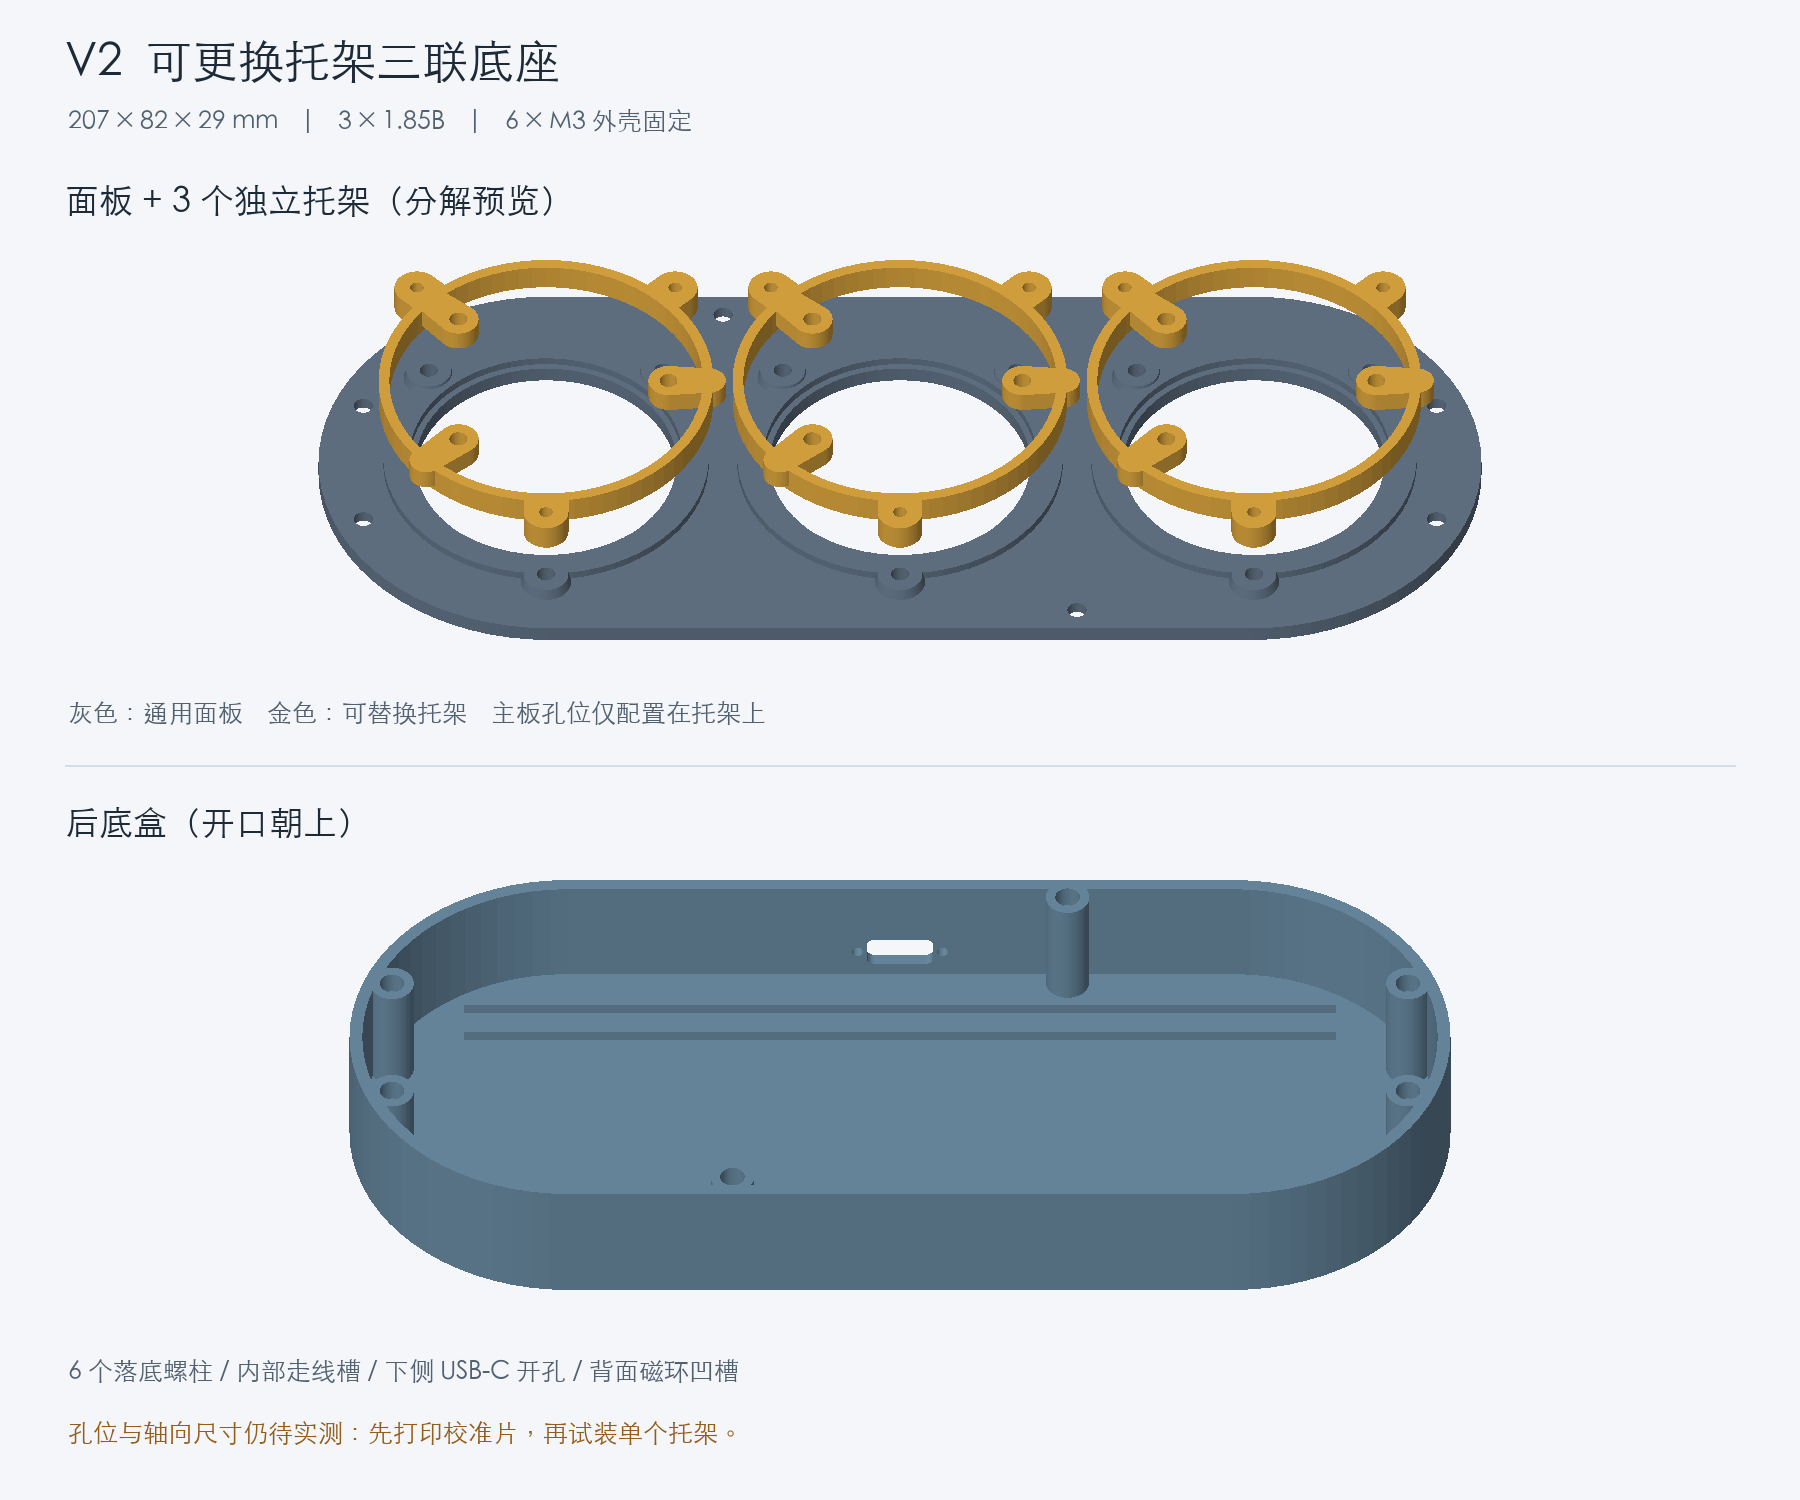

Python code for this plot:
"""Render the exported STL geometry. Requires numpy and Pillow."""
import argparse
from pathlib import Path
import re

import numpy as np
from PIL import Image, ImageDraw, ImageFont


ROOT = Path(__file__).resolve().parent
parser = argparse.ArgumentParser(description=__doc__)
parser.add_argument("--font", default="/System/Library/Fonts/STHeiti Light.ttc")
args = parser.parse_args()
params = (ROOT / "params.scad").read_text()


def value(name):
    return float(re.search(rf"^{name}\s*=\s*([\d.]+)", params, re.M)[1])


def mesh(name):
    data = (ROOT / "stl" / f"{name}.stl").read_text()
    vertices = re.findall(r"vertex\s+([-+\d.eE]+)\s+([-+\d.eE]+)\s+([-+\d.eE]+)", data)
    return np.array(vertices, dtype=float).reshape(-1, 3, 3)


image = Image.new("RGB", (1800, 1500), "#f4f6fa")
draw = ImageDraw.Draw(image)
font = ImageFont.truetype(args.font, 34)
small = ImageFont.truetype(args.font, 25)
title = ImageFont.truetype(args.font, 46)


def render(items, box):
    # Orthographic view from the rear and lower side of the assembly.
    up = np.array([0, 0.72, 0.694])
    eye = np.array([0, -0.694, 0.72])
    light = np.array([-0.3, -0.5, 0.81])
    projected_all = [np.stack([t[:, :, 0], t @ up], axis=-1) for t, _ in items]
    points = np.concatenate(projected_all).reshape(-1, 2)
    lo, hi = points.min(axis=0), points.max(axis=0)
    width, height = box[2]-box[0], box[3]-box[1]
    scale = min((width-40)/(hi[0]-lo[0]), (height-20)/(hi[1]-lo[1]))
    origin = (lo+hi)/2
    pixels = np.full((height, width, 3), [244, 246, 250], dtype=np.uint8)
    zbuffer = np.full((height, width), -np.inf)
    for triangles, colour in items:
        normals = np.cross(triangles[:, 1]-triangles[:, 0],
                           triangles[:, 2]-triangles[:, 0])
        lengths = np.linalg.norm(normals, axis=1)
        normals /= np.maximum(lengths[:, None], 1e-12)
        lighting = 0.50 + 0.50*np.clip(normals @ light, 0, 1)
        projected = np.stack([triangles[:, :, 0], triangles @ up], axis=-1)
        projected[:, :, 0] = width/2 + scale*(projected[:, :, 0]-origin[0])
        projected[:, :, 1] = height/2 - scale*(projected[:, :, 1]-origin[1])
        depths = triangles @ eye
        for i in range(len(triangles)):
            if normals[i] @ eye <= 1e-8:
                continue
            p = projected[i]
            xmin, ymin = np.maximum(np.floor(p.min(axis=0)).astype(int), 0)
            xmax, ymax = np.minimum(np.ceil(p.max(axis=0)).astype(int),
                                   [width-1, height-1])
            denominator = (p[1, 1]-p[2, 1])*(p[0, 0]-p[2, 0]) + \
                (p[2, 0]-p[1, 0])*(p[0, 1]-p[2, 1])
            if abs(denominator) < 1e-9:
                continue
            yy, xx = np.mgrid[ymin:ymax+1, xmin:xmax+1] + 0.5
            a = ((p[1, 1]-p[2, 1])*(xx-p[2, 0]) +
                 (p[2, 0]-p[1, 0])*(yy-p[2, 1]))/denominator
            b = ((p[2, 1]-p[0, 1])*(xx-p[2, 0]) +
                 (p[0, 0]-p[2, 0])*(yy-p[2, 1]))/denominator
            c = 1-a-b
            depth = a*depths[i, 0] + b*depths[i, 1] + c*depths[i, 2]
            region = zbuffer[ymin:ymax+1, xmin:xmax+1]
            visible = (a >= -1e-8) & (b >= -1e-8) & (c >= -1e-8) & (depth > region)
            region[visible] = depth[visible]
            pixels[ymin:ymax+1, xmin:xmax+1][visible] = \
                (np.array(colour)*lighting[i]).astype(np.uint8)
    image.paste(Image.fromarray(pixels), box[:2])


draw.text((65, 38), "V2  可更换托架三联底座", font=title, fill="#1d2a38")
draw.text((68, 108),
          f"{value('case_w'):g} × {value('case_h'):g} × "
          f"{value('case_depth')+value('panel_t'):g} mm    |    3 × 1.85B    |    6 × M3 外壳固定",
          font=small, fill="#526171")
draw.text((65, 183), "面板 + 3 个独立托架（分解预览）", font=font, fill="#1d2a38")
items = [(mesh("panel"), [104, 121, 140])]
for i, name in enumerate(["carrier_left", "carrier_centre", "carrier_right"]):
    triangles = mesh(name)
    triangles[:, :, 1] *= -1
    triangles[:, :, 2] = value("carrier_h") - triangles[:, :, 2]
    triangles[:, :, 0] += (i-1)*value("module_pitch")
    triangles[:, :, 2] += value("panel_t")+value("panel_post_h")+14
    items.append((triangles, [230, 174, 67]))
render(items, (65, 250, 1735, 650))
draw.text((68, 700), "灰色：通用面板    金色：可替换托架    主板孔位仅配置在托架上",
          font=small, fill="#526171")
draw.line((65, 765, 1735, 765), fill="#d4dce5", width=2)
draw.text((65, 805), "后底盒（开口朝上）", font=font, fill="#1d2a38")
render([(mesh("base"), [111, 145, 169])], (65, 870, 1735, 1300))
draw.text((68, 1358), "6 个落底螺柱 / 内部走线槽 / 下侧 USB-C 开孔 / 背面磁环凹槽",
          font=small, fill="#526171")
draw.text((68, 1420), "孔位与轴向尺寸仍待实测：先打印校准片，再试装单个托架。",
          font=small, fill="#945d19")
image.save(ROOT / "preview.png")
